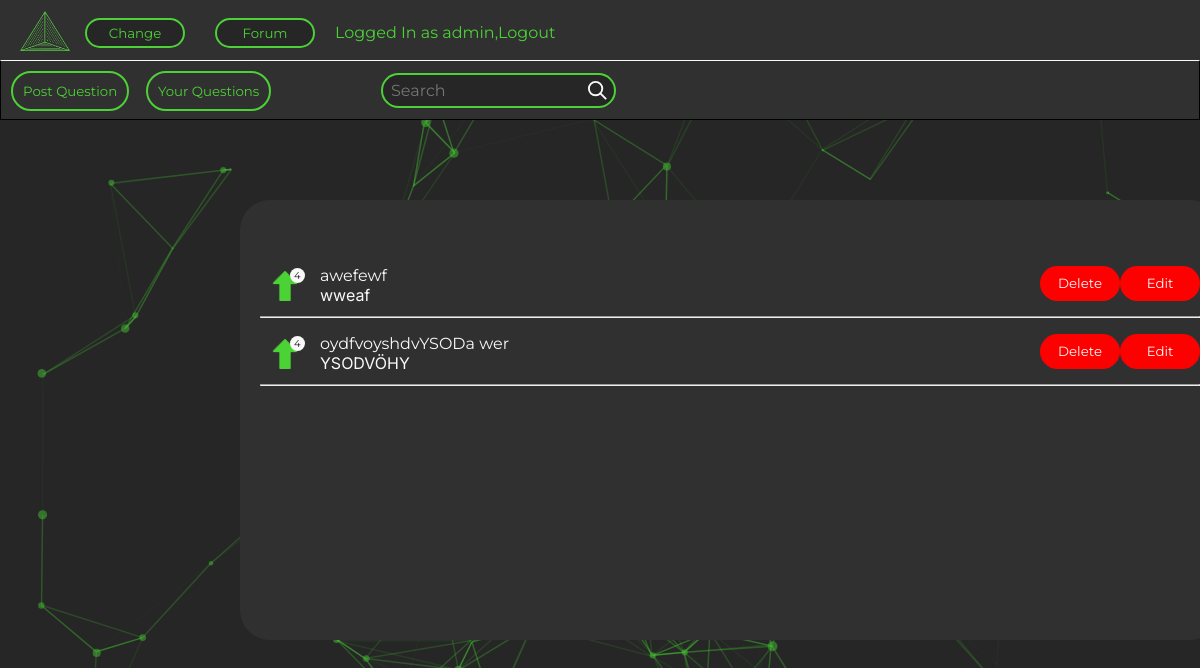
Page /forum/ (signed in) on the earlier database version.
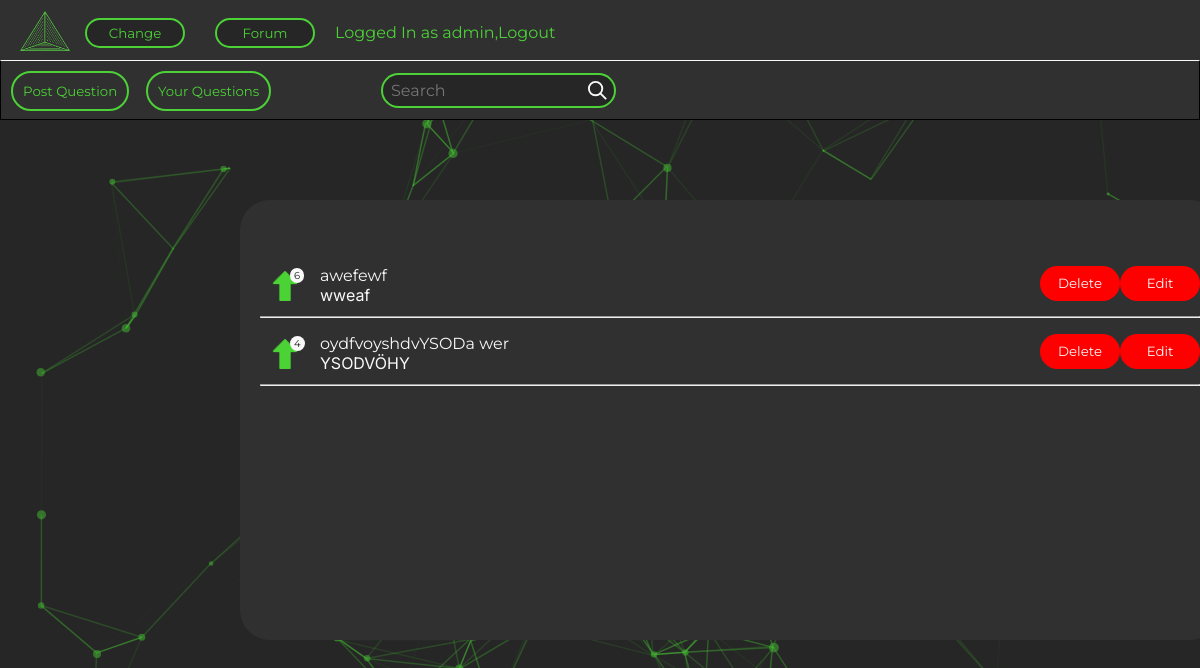
Same page on the later database version.
### forum_app/models.py (models this page shows, shortened)
class Post(models.Model):
    vote_count = models.IntegerField(default=0)
    id = models.BigAutoField(primary_key=True)
    created_at = models.DateField(default=date.today)
    title = models.CharField(max_length=100)
    description = models.CharField(max_length=1000)
    tags = models.ManyToManyField('Tag', related_name='posts')
    author = models.ForeignKey(
        User, on_delete=models.CASCADE, verbose_name='Post Author', default="")

### forum_app/views.py (the view, shortened to what this page needs)
# urls.py: path('forum/', views.forum, name='forum'),
@login_required
def forum(request):
    current_user = request.user
    all_posts = Post.objects.all().order_by("-vote_count").values()
    return render(request, "forum.html", {'all_posts': all_posts, 'current_user': current_user})

### forum_app/templates/forum.html (shortened to what this page needs)
<!DOCTYPE html>
<html lang="en">
<head>
  {% extends 'base.html' %}
  {% load static %}
  {% block content %}
  <link rel="stylesheet" href="{% static 'Forum/forum.css' %}" />
</head>
<body>
  <section class="button_header">
    <button class="post_question">
      <a href="{% url 'post_question' %}" class="link">Post Question</a>
    </button>
    <button class="your_question">
      <a href="{% url 'your_questions' %}" class="link">Your Questions</a>
    </button>
    <input class="searchInput" type="text" id="searchInput" placeholder="Search" />
    <img id="searchButton" src="{% static 'Assets/search.svg' %}" alt="Search" />
  </section>
  <section class="main_section">
    <div class="posts_container">
      {% for post in all_posts %}
      <div class="small-container">
        <div class="voting" onclick="vote('{{ post.id }}')">
          <img src="{% static 'Assets/arrow.png' %}" alt="" class="vote_button" />
          <div class="vote_count">{{ post.vote_count }}</div>
        </div>
        <div class="row" onclick="view_link('{{ post.id }}')">
          <div class="vertical-cont">
            <p class="Question_Text">{{ post.title }}</p>
            <p class="question-description">
              {{ post.description }}
            </p>
          </div>
        </div>
        {% if request.user == post.author or request.user.is_staff %}
        <button id="delete-btn" onclick="delete_item('{{ post.id }}')">Delete</button>
        <button id="delete-btn" onclick="edit_link('{{ post.id }}')">Edit</button>
        {% endif %}
      </div>
      <hr />
      {% empty %}
      <div class="no-post-container">
        <p>There aren't any posts.</p>
      </div>
      {% endfor %}
    </div>
  </section>
  {% endblock %}

Differences in the rows shown:
changed Post "awefewf": vote_count "4" → "6"
